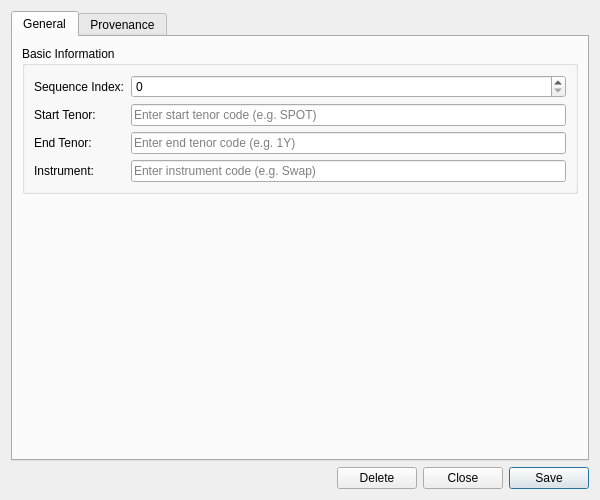
<?xml version="1.0" encoding="UTF-8"?>
<ui version="4.0">
 <class>IrCurveTemplateEntryDetailDialog</class>
 <widget class="QWidget" name="IrCurveTemplateEntryDetailDialog">
  <property name="geometry">
   <rect>
    <x>0</x>
    <y>0</y>
    <width>600</width>
    <height>500</height>
   </rect>
  </property>
  <property name="sizePolicy">
   <sizepolicy hsizetype="Preferred" vsizetype="Preferred">
    <horstretch>0</horstretch>
    <verstretch>0</verstretch>
   </sizepolicy>
  </property>
  <property name="minimumSize">
   <size>
    <width>600</width>
    <height>500</height>
   </size>
  </property>
  <property name="windowTitle">
   <string>IR Curve Template Entry Details</string>
  </property>
  <layout class="QVBoxLayout" name="verticalLayout">
   <item>
    <widget class="QTabWidget" name="tabWidget">
     <property name="currentIndex"><number>0</number></property>
     <widget class="QWidget" name="generalTab">
      <attribute name="title"><string>General</string></attribute>
      <layout class="QVBoxLayout" name="generalLayout">
       <item>
        <widget class="QGroupBox" name="basicInfoGroup">
         <property name="title">
          <string>Basic Information</string>
         </property>
         <layout class="QFormLayout" name="formLayout">
          <item row="0" column="0">
           <widget class="QLabel" name="labelSequenceIndex">
            <property name="text">
             <string>Sequence Index:</string>
            </property>
           </widget>
          </item>
          <item row="0" column="1">
           <widget class="QSpinBox" name="sequenceIndexEdit">
            <property name="minimum">
             <number>0</number>
            </property>
            <property name="maximum">
             <number>9999</number>
            </property>
           </widget>
          </item>
          <item row="1" column="0">
           <widget class="QLabel" name="labelStartTenorCode">
            <property name="text">
             <string>Start Tenor:</string>
            </property>
           </widget>
          </item>
          <item row="1" column="1">
           <widget class="QLineEdit" name="startTenorCodeEdit">
            <property name="placeholderText">
             <string>Enter start tenor code (e.g. SPOT)</string>
            </property>
           </widget>
          </item>
          <item row="2" column="0">
           <widget class="QLabel" name="labelEndTenorCode">
            <property name="text">
             <string>End Tenor:</string>
            </property>
           </widget>
          </item>
          <item row="2" column="1">
           <widget class="QLineEdit" name="endTenorCodeEdit">
            <property name="placeholderText">
             <string>Enter end tenor code (e.g. 1Y)</string>
            </property>
           </widget>
          </item>
          <item row="3" column="0">
           <widget class="QLabel" name="labelInstrumentCode">
            <property name="text">
             <string>Instrument:</string>
            </property>
           </widget>
          </item>
          <item row="3" column="1">
           <widget class="QLineEdit" name="instrumentCodeEdit">
            <property name="placeholderText">
             <string>Enter instrument code (e.g. Swap)</string>
            </property>
           </widget>
          </item>
         </layout>
        </widget>
       </item>
       <item>
        <spacer name="verticalSpacer">
         <property name="orientation">
          <enum>Qt::Vertical</enum>
         </property>
         <property name="sizeHint" stdset="0">
          <size>
           <width>20</width>
           <height>40</height>
          </size>
         </property>
        </spacer>
       </item>
      </layout>
     </widget>
     <widget class="QWidget" name="provenanceTab">
      <attribute name="title"><string>Provenance</string></attribute>
      <layout class="QVBoxLayout" name="provenanceTabLayout">
       <item>
        <widget class="ores::qt::ProvenanceWidget" name="provenanceWidget" native="true"/>
       </item>
      </layout>
     </widget>
    </widget>
   </item>
   <item>
    <layout class="QHBoxLayout" name="buttonLayout">
     <item>
      <spacer name="horizontalSpacer">
       <property name="orientation">
        <enum>Qt::Horizontal</enum>
       </property>
       <property name="sizeHint" stdset="0">
        <size>
         <width>40</width>
         <height>20</height>
        </size>
       </property>
      </spacer>
     </item>
     <item>
      <widget class="QPushButton" name="deleteButton">
       <property name="text">
        <string>Delete</string>
       </property>
      </widget>
     </item>
     <item>
      <widget class="QPushButton" name="closeButton">
       <property name="text">
        <string>Close</string>
       </property>
      </widget>
     </item>
     <item>
      <widget class="QPushButton" name="saveButton">
       <property name="text">
        <string>Save</string>
       </property>
       <property name="default">
        <bool>true</bool>
       </property>
      </widget>
     </item>
    </layout>
   </item>
  </layout>
 </widget>
 <customwidgets>
  <customwidget>
   <class>ores::qt::ProvenanceWidget</class>
   <extends>QWidget</extends>
   <header>ores.qt/ProvenanceWidget.hpp</header>
  </customwidget>
 </customwidgets>
 <resources/>
 <connections/>
</ui>
